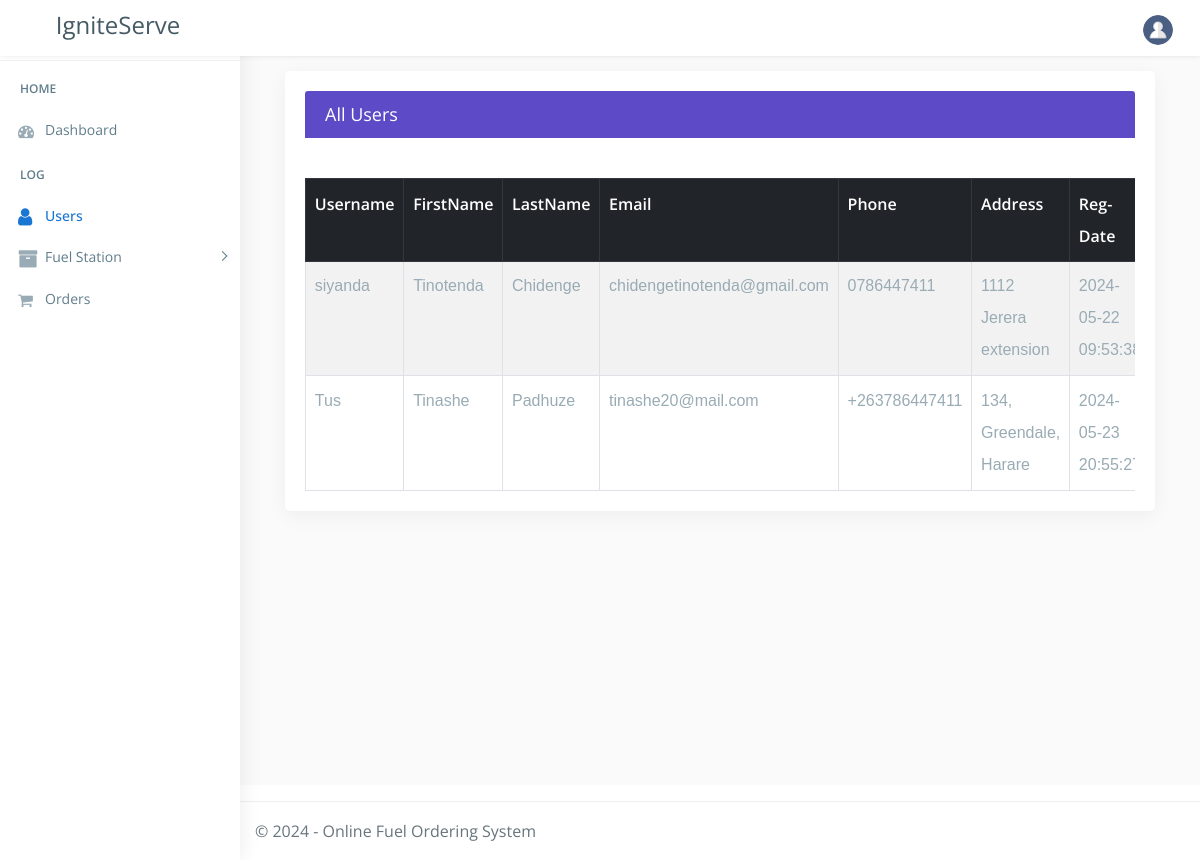
Screenshot of /fuel/admin/all_users.php with the database file from the repository.
### tables this page shows
CREATE TABLE `users` (
  `u_id` int(222) NOT NULL,
  `username` varchar(222) NOT NULL,
  `f_name` varchar(222) NOT NULL,
  `l_name` varchar(222) NOT NULL,
  `email` varchar(222) NOT NULL,
  `phone` varchar(222) NOT NULL,
  `password` varchar(222) NOT NULL,
  `address` text NOT NULL,
  `status` int(222) NOT NULL,
  `date` timestamp NOT NULL DEFAULT current_timestamp()
);

### fuel/admin/all_users.php (the view, shortened to what this page needs)
<!DOCTYPE html>
<html lang="en">
<?php
include("../connection/connect.php");
?>
<head>
    <link href="css/lib/bootstrap/bootstrap.min.css" rel="stylesheet">
    <link href="css/helper.css" rel="stylesheet">
    <link href="css/style.css" rel="stylesheet">
</head>
<body class="fix-header fix-sidebar">
    <div id="main-wrapper">
         <div class="header">
            <nav class="navbar top-navbar navbar-expand-md navbar-light">
            <div class="navbar-header">
                    <a class="navbar-brand" href="dashboard.php">
                    <a class="navbar-brand mr-1" href="registration.php"><h2>IgniteServe</h2></a>
                    </a>
                </div>
                <div class="navbar-collapse">
                    <ul class="navbar-nav my-lg-0">
                        <li class="nav-item dropdown">
                            <a class="nav-link dropdown-toggle text-muted  " href="#" data-toggle="dropdown" aria-haspopup="true" aria-expanded="false"><img src="images/bookingSystem/user-icn.png" alt="user" class="profile-pic" /></a>
                        </li>
                    </ul>
                </div>
            </nav>
        </div>
        <div class="left-sidebar">
            <div class="scroll-sidebar">
                <nav class="sidebar-nav">
                   <ul id="sidebarnav">
                        <li class="nav-devider"></li>
                        <li class="nav-label">Home</li>
                        <li> <a href="dashboard.php"><i class="fa fa-tachometer"></i><span>Dashboard</span></a></li>
                        <li class="nav-label">Log</li>
                        <li> <a href="all_users.php">  <span><i class="fa fa-user f-s-20 "></i></span><span>Users</span></a></li>
                        <li> <a class="has-arrow  " href="#" aria-expanded="false"><i class="fa fa-archive f-s-20 color-warning"></i><span class="hide-menu">Fuel Station</span></a>
                        </li>
						 <li> <a href="all_orders.php"><i class="fa fa-shopping-cart" aria-hidden="true"></i><span>Orders</span></a></li>
                    </ul>
                </nav>
            </div>
        </div>
        <div class="page-wrapper">
            <div class="container-fluid">
                <div class="row">
                    <div class="col-12">
                        <div class="col-lg-12">
                        <div class="card card-outline-primary">
                            <div class="card-header">
                                <h4 class="m-b-0 text-white">All Users</h4>
                            </div>
                                <div class="table-responsive m-t-40">
                                    <table id="myTable" class="table table-bordered table-striped table-hover">
                                    <thead class="thead-dark">
                                            <tr>
                                                <th>Username</th>
                                                <th>FirstName</th>
                                                <th>LastName</th>
                                                <th>Email</th>
                                                <th>Phone</th>
												<th>Address</th>
												 <th>Reg-Date</th>
                                            </tr>
                                        </thead>
                                        <tbody>
											<?php
												$sql="SELECT * FROM users order by u_id desc";
												$query=mysqli_query($db,$sql);
													if(!mysqli_num_rows($query) > 0 )
														{
															echo '<td colspan="7"><center>No Users</center></td>';
														}
													else
														{
																	while($rows=mysqli_fetch_array($query))
																		{
																					echo ' <tr><td>'.$rows['username'].'</td>
																								<td>'.$rows['f_name'].'</td>
																								<td>'.$rows['l_name'].'</td>
																								<td>'.$rows['email'].'</td>
																								<td>'.$rows['phone'].'</td>
																								<td>'.$rows['address'].'</td>
																								<td>'.$rows['date'].'</td>
																									 <td><a href="delete_users.php?user_del='.$rows['u_id'].'" class="btn btn-danger btn-flat btn-addon btn-xs m-b-10"><i class="fa fa-trash-o" style="font-size:16px"></i></a>
																									 <a href="update_users.php?user_upd='.$rows['u_id'].'" " class="btn btn-info btn-flat btn-addon btn-sm m-b-10 m-l-5"><i class="fa fa-edit"></i></a>
																									</td></tr>';
																		}
														}
											?>
                                        </tbody>
                                    </table>
                                </div>
                            </div>
                        </div>
						 </div>
                            </div>
                        </div>
                    </div>
                </div>
            <footer class="footer"> © 2024 - Online Fuel Ordering System</footer>
</body>
</html>

### fuel/admin/css/helper.css (style rules this page uses)
.f-s-20 { font-size: 20px!important; }
.m-t-40 { margin-top: 40px!important; }
.m-b-0 { margin-bottom: 0px!important; }

### rows the page displays
users: username "siyanda", f_name "Tinotenda", l_name "Chidenge", email "chidengetinotenda@gmail.com", phone "0786447411", address "1112 Jerera extension", date "2024-05-22…"
users: username "Tus", f_name "Tinashe", l_name "Padhuze", email "tinashe20@mail.com", phone "+263786447411", address "134, Greendale, Harare", date "2024-05-23…"
